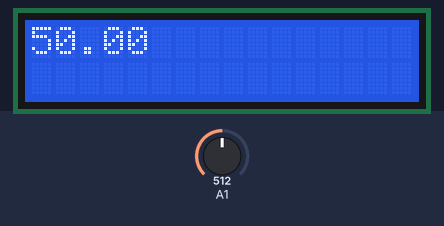
This sketch was run on a simulated Arduino Uno, built with avr-gcc and run on an emulated ATmega328P. Parts: 16×2 character LCD. The test bench sets the inputs (shaded band); at power-on: A1 = 512.

Above: at 1.2 s.
1.3 s: A1 set to 716
At 1.9 s:
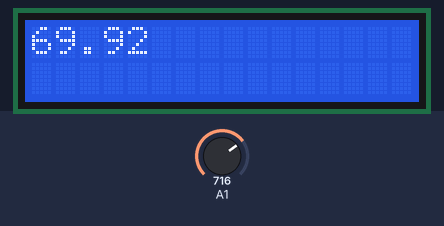
2.8 s: A1 set to 900
At 4.0 s:
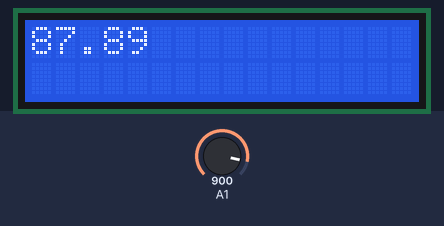
4.3 s: A1 set to 1023
At 5.4 s:
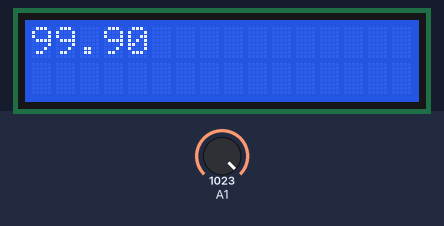
Timing chart, 0 to 7.3 s (numbered marks = the images above; inputs shaded):
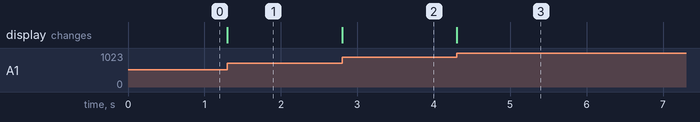

The sketch:

Q4.ino
```cpp
  #include <LiquidCrystal.h>

  LiquidCrystal lcd (13,12,11,10,9,8);
  int sensor = 0 ;
  float v = 0.0 ;

  void setup() {
    lcd.begin(16,2);
  }

  void loop() {
    sensor = analogRead(A1);
    v = sensor * (100.0f /1024.0f) ;
    lcd.setCursor(0,0);
    lcd.print(v);

  }
```

Measured:
- after the input at 1.3 s, the display: changes at once (image 1)
- after the input at 2.8 s, the display: changes at once (image 2)
- after the input at 4.3 s, the display: changes at once (image 3)
